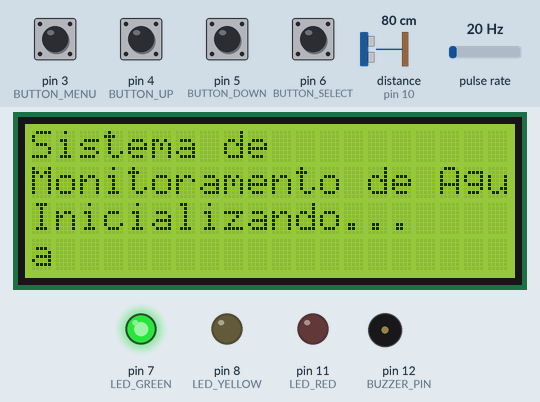
This sketch was run on a simulated Arduino Uno, built with avr-gcc and run on an emulated ATmega328P. Parts: 20×4 character LCD, output pins drawn as LEDs (lit = HIGH), buzzer (waves = sounding). Wiring (inferred from the names in the program): pulse sensor: data pin 2. The test bench sets the inputs (shaded band); at power-on: pin 3 (BUTTON_MENU), pin 4 (BUTTON_UP), pin 5 (BUTTON_DOWN), pin 6 (BUTTON_SELECT) HIGH, distance to the obstacle (sensor on pin 10) 80 cm, pulse rate 20 Hz. The echo pulse lasts 58.3 µs per cm; EEPROM starts erased; what the sketch prints to the serial monitor is not drawn.

Above: at 0.2 s.
3.4 s: distance to the obstacle (sensor on pin 10) set to 73 cm
At 4.4 s:
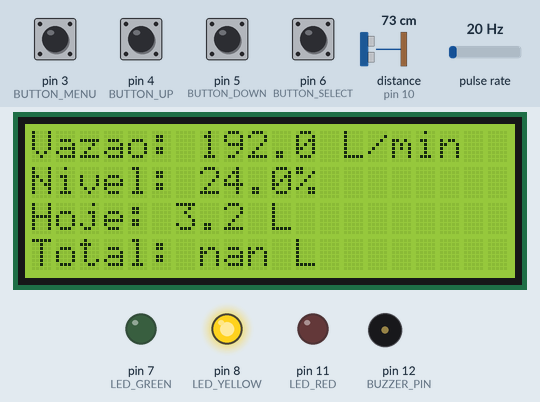
6.4 s: pin 3 (BUTTON_MENU) pulled LOW for 1 s
At 7.33 s:
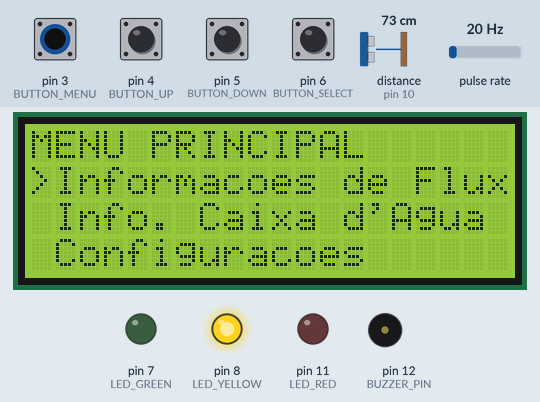
10.4 s: pulse rate (sensor on pin 2) set to 4 Hz
At 11.6 s:
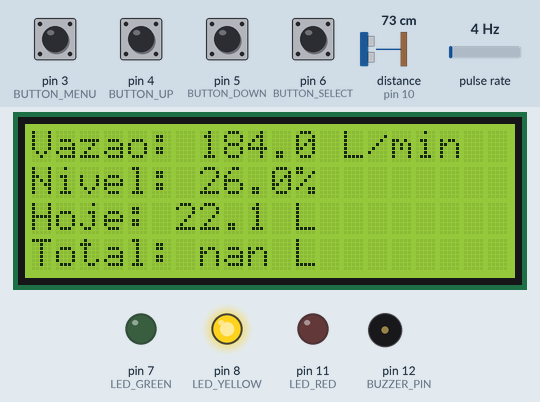
13.4 s: pin 3 (BUTTON_MENU) pulled LOW for 0.15 s
At 14.4 s:
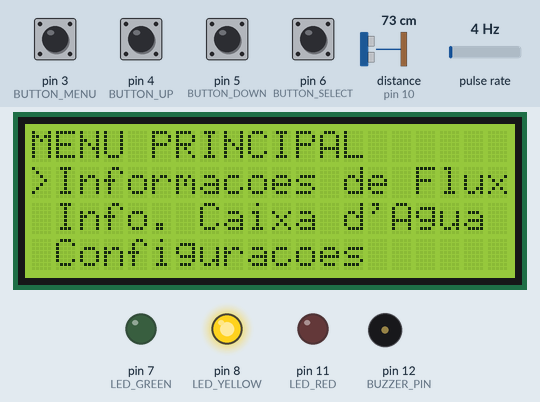
16.5 s: pin 5 (BUTTON_DOWN) pulled LOW for 0.15 s
At 17.2 s:
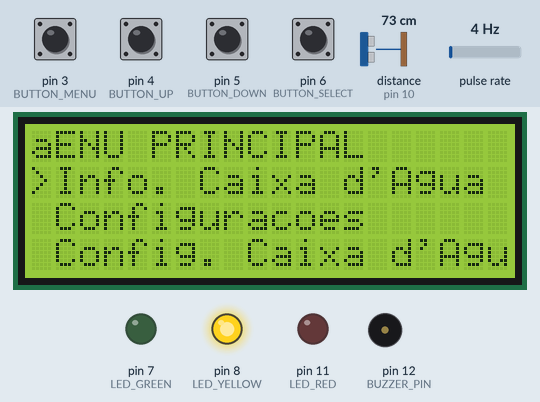
19.6 s: pin 6 (BUTTON_SELECT) pulled LOW for 0.15 s
At 20.8 s:
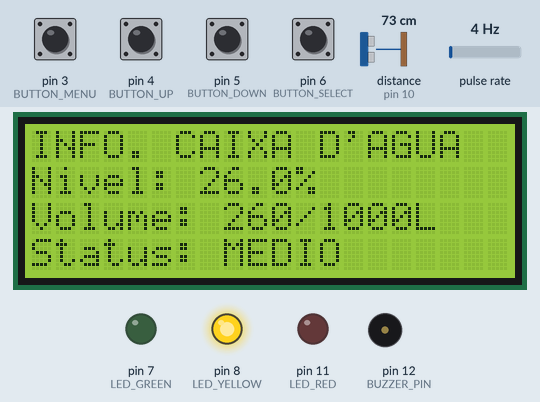
Timing chart, 0 to 22.6 s (numbered marks = the images above; inputs shaded):
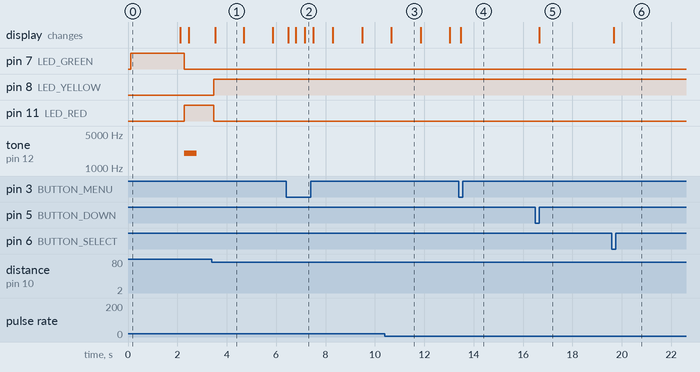

Measured:
- the behaviour switches between 79 and 78 cm on distance to the obstacle (sensor on pin 10) (found by bisection; images 0 and 1)
- after the input at 3.4 s, pin 8 (LED_YELLOW): LOW → HIGH after 0.07 s; pin 11 (LED_RED): HIGH → LOW after 0.07 s; tone on pin 12 (BUZZER_PIN): stops changing and stays silent
- after the input at 6.4 s, the display: changes after 0.09 s (image 2)
- after the input at 13.4 s, the display: changes after 0.08 s (image 4)
- after the input at 16.5 s, the display: changes after 0.16 s (image 5)
- after the input at 19.6 s, the display: changes after 0.06 s (image 6)
- what the display in image 1 shows lasts 1.2 s, from 3.5 s to 4.7 s

The sketch:

arduino-water-tank-sensor.ino
```cpp
/*
 * Sistema Completo de Monitoramento de Água
 * Com Medidor de Fluxo e Sensor de Nível da Caixa d'Água
 *
 * Recursos:
 * - Medição de fluxo de água
 * - Cálculo de volume total
 * - Monitoramento do nível da caixa d'água
 * - Sistema de alertas
 * - Armazenamento em EEPROM
 * - Interface LCD
 *
 * Hardware:
 * - Arduino Mega/Uno
 * - Sensor de fluxo YF-S201
 * - Sensor ultrassônico HC-SR04 (para nível da caixa)
 * - Display LCD 20x4 com I2C
 * - Botões de navegação
 * - LEDs indicadores
 * - Buzzer
 */

#include <Wire.h>
#include <LiquidCrystal_I2C.h>
#include <EEPROM.h>
#include <NewPing.h>

// Definição de pinos
const int FLOW_SENSOR_PIN = 2;  // Sensor de fluxo (interrupção)
const int TRIG_PIN = 9;         // Sensor ultrassônico - Trigger
const int ECHO_PIN = 10;        // Sensor ultrassônico - Echo
const int BUTTON_MENU = 3;      // Botão de menu
const int BUTTON_UP = 4;        // Botão para cima
const int BUTTON_DOWN = 5;      // Botão para baixo
const int BUTTON_SELECT = 6;    // Botão de seleção
const int LED_GREEN = 7;        // LED verde (operação normal)
const int LED_YELLOW = 8;       // LED amarelo (alerta médio)
const int LED_RED = 11;         // LED vermelho (alerta crítico)
const int BUZZER_PIN = 12;      // Buzzer para alarmes

// Configurações do sensor ultrassônico
const int MAX_DISTANCE = 200;   // Distância máxima em cm
NewPing sonar(TRIG_PIN, ECHO_PIN, MAX_DISTANCE);

// Configurações da caixa d'água
const int TANK_HEIGHT = 100;    // Altura da caixa em cm
int tankCapacity = 1000;        // Capacidade da caixa em litros
int tankAlertLow = 20;          // Alerta de nível baixo (%)
int tankAlertMid = 50;          // Alerta de nível médio (%)
int tankAlertHigh = 90;         // Alerta de nível alto (%)
float tankLevel = 0;            // Nível atual da caixa (%)
bool tankAlertsEnabled = true;  // Alertas da caixa ativados

// Endereços EEPROM
const int EEPROM_TOTAL_VOLUME_ADDR = 0;     // 4 bytes para volume total (float)
const int EEPROM_CALIBRATION_ADDR = 4;      // 4 bytes para fator de calibração (float)
const int EEPROM_TANK_CAPACITY_ADDR = 8;    // 2 bytes para capacidade da caixa (int)
const int EEPROM_TANK_ALERT_LOW_ADDR = 10;  // 1 byte para alerta baixo (int)
const int EEPROM_TANK_ALERT_MID_ADDR = 11;  // 1 byte para alerta médio (int)
const int EEPROM_TANK_ALERT_HIGH_ADDR = 12; // 1 byte para alerta alto (int)
const int EEPROM_DAILY_USAGE_ADDR = 13;     // 4 bytes para uso diário (float)
const int EEPROM_LAST_DAY_ADDR = 17;        // 1 byte para último dia registrado

// Variáveis do sensor de fluxo
volatile int pulseCount = 0;
float calibrationFactor = 7.5;  // Padrão: YF-S201 = 7.5 pulsos por litro
float flowRate = 0.0;           // L/min
float totalVolume = 0.0;        // Litros
float previousTotalVolume = 0.0;
float dailyUsage = 0.0;         // Uso diário em litros
unsigned long oldTime = 0;
const unsigned long updateInterval = 1000;  // Atualizar a cada segundo

// Variáveis de detecção de vazamento
bool flowDetected = false;
unsigned long flowStartTime = 0;
const unsigned long leakDetectionTime = 21600000; // 6 horas em milissegundos
bool leakDetected = false;

// Display e interface
LiquidCrystal_I2C lcd(0x27, 20, 4);  // Display 20x4 no endereço 0x27
enum Mode { MAIN, MENU, FLOW_INFO, TANK_INFO, SETTINGS, TANK_SETTINGS, ALERTS };
Mode currentMode = MAIN;
int menuPosition = 0;
int menuItems = 5;  // Número de itens no menu
unsigned long lastButtonPress = 0;
const unsigned long debounceTime = 200;  // Tempo de debounce em ms

// Protótipos de funções
void pulseCounter();
void updateFlowCalculations();
void updateTankLevel();
void checkAlerts();
void updateDisplay();
void handleButtons();
void saveToEEPROM();
void loadFromEEPROM();
void checkDayChange();
void resetDailyUsage();
void checkLeaks();

void setup() {
  // Inicializa comunicação serial
  Serial.begin(9600);

  // Inicializa LCD
  lcd.init();
  lcd.backlight();
  lcd.clear();
  lcd.setCursor(0, 0);
  lcd.print("Sistema de");
  lcd.setCursor(0, 1);
  lcd.print("Monitoramento de Agua");
  lcd.setCursor(0, 2);
  lcd.print("Inicializando...");

  // Inicializa pinos
  pinMode(FLOW_SENSOR_PIN, INPUT);
  digitalWrite(FLOW_SENSOR_PIN, HIGH);  // Ativa pull-up interno

  pinMode(BUTTON_MENU, INPUT_PULLUP);
  pinMode(BUTTON_UP, INPUT_PULLUP);
  pinMode(BUTTON_DOWN, INPUT_PULLUP);
  pinMode(BUTTON_SELECT, INPUT_PULLUP);

  pinMode(LED_GREEN, OUTPUT);
  pinMode(LED_YELLOW, OUTPUT);
  pinMode(LED_RED, OUTPUT);
  pinMode(BUZZER_PIN, OUTPUT);

  // Ativa LED verde
  digitalWrite(LED_GREEN, HIGH);
  digitalWrite(LED_YELLOW, LOW);
  digitalWrite(LED_RED, LOW);

  // Anexa interrupção ao sensor de fluxo
  attachInterrupt(digitalPinToInterrupt(FLOW_SENSOR_PIN), pulseCounter, FALLING);

  // Carrega valores salvos da EEPROM
  loadFromEEPROM();

  delay(2000);  // Exibe mensagem de inicialização por 2 segundos
  lcd.clear();
}

void loop() {
  // Atualiza cálculos de fluxo a cada segundo
  if ((millis() - oldTime) > updateInterval) {
    updateFlowCalculations();
    updateTankLevel();
    checkAlerts();
    checkLeaks();
    checkDayChange();
    oldTime = millis();
  }

  // Trata pressionamentos de botões e interface
  handleButtons();

  // Atualiza display com base no modo atual
  updateDisplay();

  // Salva na EEPROM se o volume mudou significativamente
  if (abs(totalVolume - previousTotalVolume) > 0.1) {
    saveToEEPROM();
    previousTotalVolume = totalVolume;
  }
}

// Função de interrupção para o sensor de fluxo
void pulseCounter() {
  pulseCount++;
}

// Calcula vazão e volume total
void updateFlowCalculations() {
  // Desativa interrupção temporariamente
  detachInterrupt(digitalPinToInterrupt(FLOW_SENSOR_PIN));

  // Calcula vazão (L/min) = (Contagem de pulsos / Fator de calibração) * 60
  flowRate = ((float)pulseCount / calibrationFactor) * (60.0 / (updateInterval / 1000.0));

  // Calcula volume passado neste intervalo
  float volumeInterval = (float)pulseCount / calibrationFactor;

  // Adiciona ao volume total e uso diário
  totalVolume += volumeInterval;
  dailyUsage += volumeInterval;

  // Detecta se há fluxo para monitoramento de vazamentos
  if (pulseCount > 0) {
    if (!flowDetected) {
      flowDetected = true;
      flowStartTime = millis();
    }
  } else {
    flowDetected = false;
  }

  // Reseta contador de pulsos
  pulseCount = 0;

  // Reativa interrupção
  attachInterrupt(digitalPinToInterrupt(FLOW_SENSOR_PIN), pulseCounter, FALLING);

  // Imprime no serial para depuração
  Serial.print("Vazao: ");
  Serial.print(flowRate);
  Serial.print(" L/min, Volume total: ");
  Serial.print(totalVolume);
  Serial.println(" L");
}

// Atualiza o nível da caixa d'água usando o sensor ultrassônico
void updateTankLevel() {
  // Faz 3 leituras e calcula a média para maior precisão
  int distance = 0;
  for (int i = 0; i < 3; i++) {
    delay(50);
    distance += sonar.ping_cm();
  }
  distance /= 3;

  // Se a distância for 0 (sem eco) ou maior que a altura da caixa, ajusta
  if (distance == 0 || distance > TANK_HEIGHT) {
    distance = TANK_HEIGHT;
  }

  // Calcula o nível em porcentagem (invertido, pois a distância é do topo)
  tankLevel = 100.0 * (1.0 - ((float)distance / TANK_HEIGHT));

  Serial.print("Nivel da caixa: ");
  Serial.print(tankLevel);
  Serial.println("%");
}

// Verifica alertas baseados no nível da caixa e vazão
void checkAlerts() {
  // Reseta todos os LEDs
  digitalWrite(LED_GREEN, LOW);
  digitalWrite(LED_YELLOW, LOW);
  digitalWrite(LED_RED, LOW);
  noTone(BUZZER_PIN);

  // Verifica nível da caixa
  if (tankLevel <= tankAlertLow) {
    // Nível crítico
    digitalWrite(LED_RED, HIGH);
    if (tankAlertsEnabled) {
      tone(BUZZER_PIN, 2000, 500);  // Tom agudo por 500ms
    }
  } else if (tankLevel <= tankAlertMid) {
    // Nível médio-baixo
    digitalWrite(LED_YELLOW, HIGH);
  } else {
    // Nível normal
    digitalWrite(LED_GREEN, HIGH);
  }

  // Se houver vazamento detectado, pisca o LED vermelho
  if (leakDetected) {
    if ((millis() / 500) % 2 == 0) {  // Pisca a cada 500ms
      digitalWrite(LED_RED, HIGH);
      if (tankAlertsEnabled) {
        tone(BUZZER_PIN, 1500, 200);
      }
    }
  }
}

// Verifica se há vazamentos (fluxo contínuo por muito tempo)
void checkLeaks() {
  if (flowDetected && (millis() - flowStartTime > leakDetectionTime)) {
    leakDetected = true;
  }
}

// Verifica mudança de dia para resetar o uso diário
void checkDayChange() {
  // Obter o dia atual (simplificado - em sistemas reais usaria RTC)
  int currentDay = (millis() / 86400000) % 30;  // Aproximação do dia do mês

  // Verificar se o dia mudou
  int lastDay;
  EEPROM.get(EEPROM_LAST_DAY_ADDR, lastDay);

  if (currentDay != lastDay) {
    resetDailyUsage();
    EEPROM.put(EEPROM_LAST_DAY_ADDR, currentDay);
  }
}

// Reseta o uso diário
void resetDailyUsage() {
  dailyUsage = 0.0;
  EEPROM.put(EEPROM_DAILY_USAGE_ADDR, dailyUsage);
}

// Atualiza o display LCD com base no modo atual
void updateDisplay() {
  lcd.clear();

  switch (currentMode) {
    case MAIN:
      // Tela principal com informações resumidas
      lcd.setCursor(0, 0);
      lcd.print("Vazao: ");
      lcd.print(flowRate, 1);
      lcd.print(" L/min");

      lcd.setCursor(0, 1);
      lcd.print("Nivel: ");
      lcd.print(tankLevel, 1);
      lcd.print("%");

      lcd.setCursor(0, 2);
      lcd.print("Hoje: ");
      lcd.print(dailyUsage, 1);
      lcd.print(" L");

      lcd.setCursor(0, 3);
      lcd.print("Total: ");
      lcd.print(totalVolume, 1);
      lcd.print(" L");
      break;

    case MENU:
      // Menu principal
      lcd.setCursor(0, 0);
      lcd.print("MENU PRINCIPAL");

      for (int i = 0; i < 3; i++) {
        if (menuPosition + i < menuItems) {
          lcd.setCursor(0, i + 1);
          if (i == 0) lcd.print(">");
          else lcd.print(" ");

          switch (menuPosition + i) {
            case 0:
              lcd.print("Informacoes de Fluxo");
              break;
            case 1:
              lcd.print("Info. Caixa d'Agua");
              break;
            case 2:
              lcd.print("Configuracoes");
              break;
            case 3:
              lcd.print("Config. Caixa d'Agua");
              break;
            case 4:
              lcd.print("Alertas");
              break;
          }
        }
      }
      break;

    case FLOW_INFO:
      // Informações detalhadas de fluxo
      lcd.setCursor(0, 0);
      lcd.print("INFORMACOES DE FLUXO");

      lcd.setCursor(0, 1);
      lcd.print("Vazao: ");
      lcd.print(flowRate, 2);
      lcd.print(" L/min");

      lcd.setCursor(0, 2);
      lcd.print("Uso Hoje: ");
      lcd.print(dailyUsage, 2);
      lcd.print(" L");

      lcd.setCursor(0, 3);
      lcd.print("Total: ");
      lcd.print(totalVolume, 2);
      lcd.print(" L");
      break;

    case TANK_INFO:
      // Informações detalhadas da caixa d'água
      lcd.setCursor(0, 0);
      lcd.print("INFO. CAIXA D'AGUA");

      lcd.setCursor(0, 1);
      lcd.print("Nivel: ");
      lcd.print(tankLevel, 1);
      lcd.print("%");

      // Calcula volume atual na caixa
      float currentVolume = (tankLevel / 100.0) * tankCapacity;
      lcd.setCursor(0, 2);
      lcd.print("Volume: ");
      lcd.print(currentVolume, 0);
      lcd.print("/");
      lcd.print(tankCapacity);
      lcd.print("L");

      // Status da caixa
      lcd.setCursor(0, 3);
      lcd.print("Status: ");
      if (tankLevel <= tankAlertLow) {
        lcd.print("CRITICO");
      } else if (tankLevel <= tankAlertMid) {
        lcd.print("MEDIO");
      } else if (tankLevel <= tankAlertHigh) {
        lcd.print("BOM");
      } else {
        lcd.print("CHEIO");
      }
      break;

    case SETTINGS:
      // Configurações gerais
      lcd.setCursor(0, 0);
      lcd.print("CONFIGURACOES");

      lcd.setCursor(0, 1);
      lcd.print("Calibracao: ");
      lcd.print(calibrationFactor, 1);

      lcd.setCursor(0, 2);
      lcd.print("Detec. Vazamento: ");
      lcd.print(leakDetectionTime / 3600000);
      lcd.print("h");

      lcd.setCursor(0, 3);
      lcd.print("UP/DOWN para ajustar");
      break;

    case TANK_SETTINGS:
      // Configurações da caixa d'água
      lcd.setCursor(0, 0);
      lcd.print("CONFIG. CAIXA D'AGUA");

      lcd.setCursor(0, 1);
      lcd.print("Capacidade: ");
      lcd.print(tankCapacity);
      lcd.print("L");

      lcd.setCursor(0, 2);
      lcd.print("Alertas: ");
      lcd.print(tankAlertLow);
      lcd.print("/");
      lcd.print(tankAlertMid);
      lcd.print("/");
      lcd.print(tankAlertHigh);
      lcd.print("%");

      lcd.setCursor(0, 3);
      lcd.print("Alertas: ");
      lcd.print(tankAlertsEnabled ? "ATIVADOS" : "DESATIVADOS");
      break;

    case ALERTS:
      // Tela de alertas
      lcd.setCursor(0, 0);
      lcd.print("ALERTAS");

      lcd.setCursor(0, 1);
      if (leakDetected) {
        lcd.print("! VAZAMENTO DETECTADO !");
      } else {
        lcd.print("Sem vazamentos");
      }

      lcd.setCursor(0, 2);
      if (tankLevel <= tankAlertLow) {
        lcd.print("! NIVEL CRITICO !");
      } else if (tankLevel <= tankAlertMid) {
        lcd.print("Nivel medio");
      } else {
        lcd.print("Nivel normal");
      }

      lcd.setCursor(0, 3);
      lcd.print("SELECT: Resetar alertas");
      break;
  }
}

// Trata pressionamentos de botões
void handleButtons() {
  // Debounce de botões
  if (millis() - lastButtonPress < debounceTime) {
    return;
  }

  // Botão de menu
  if (digitalRead(BUTTON_MENU) == LOW) {
    lastButtonPress = millis();

    if (currentMode == MAIN) {
      // Entra no menu
      currentMode = MENU;
      menuPosition = 0;
    } else {
      // Volta para a tela principal
      currentMode = MAIN;
    }
  }

  // Botão para cima
  if (digitalRead(BUTTON_UP) == LOW) {
    lastButtonPress = millis();

    switch (currentMode) {
      case MENU:
        // Navega para cima no menu
        menuPosition = (menuPosition > 0) ? menuPosition - 1 : 0;
        break;

      case SETTINGS:
        // Aumenta fator de calibração
        calibrationFactor += 0.1;
        break;

      case TANK_SETTINGS:
        // Aumenta capacidade da caixa
        tankCapacity += 100;
        if (tankCapacity > 10000) tankCapacity = 10000;
        break;
    }
  }

  // Botão para baixo
  if (digitalRead(BUTTON_DOWN) == LOW) {
    lastButtonPress = millis();

    switch (currentMode) {
      case MENU:
        // Navega para baixo no menu
        menuPosition = (menuPosition < menuItems - 1) ? menuPosition + 1 : menuItems - 1;
        break;

      case SETTINGS:
        // Diminui fator de calibração (mínimo 0.1)
        calibrationFactor = max(0.1, calibrationFactor - 0.1);
        break;

      case TANK_SETTINGS:
        // Diminui capacidade da caixa
        tankCapacity -= 100;
        if (tankCapacity < 100) tankCapacity = 100;
        break;
    }
  }

  // Botão de seleção
  if (digitalRead(BUTTON_SELECT) == LOW) {
    lastButtonPress = millis();

    if (currentMode == MENU) {
      // Seleciona item do menu
      switch (menuPosition) {
        case 0:
          currentMode = FLOW_INFO;
          break;
        case 1:
          currentMode = TANK_INFO;
          break;
        case 2:
          currentMode = SETTINGS;
          break;
        case 3:
          currentMode = TANK_SETTINGS;
          break;
        case 4:
          currentMode = ALERTS;
          break;
      }
    } else if (currentMode == ALERTS) {
      // Reseta alertas
      leakDetected = false;
      flowDetected = false;
    } else if (currentMode == TANK_SETTINGS) {
      // Alterna alertas da caixa
      tankAlertsEnabled = !tankAlertsEnabled;
    }
  }
}

// Salva valores na EEPROM
void saveToEEPROM() {
  // Salva volume total
  EEPROM.put(EEPROM_TOTAL_VOLUME_ADDR, totalVolume);

  // Salva fator de calibração
  EEPROM.put(EEPROM_CALIBRATION_ADDR, calibrationFactor);

  // Salva configurações da caixa
  EEPROM.put(EEPROM_TANK_CAPACITY_ADDR, tankCapacity);
  EEPROM.put(EEPROM_TANK_ALERT_LOW_ADDR, tankAlertLow);
  EEPROM.put(EEPROM_TANK_ALERT_MID_ADDR, tankAlertMid);
  EEPROM.put(EEPROM_TANK_ALERT_HIGH_ADDR, tankAlertHigh);

  // Salva uso diário
  EEPROM.put(EEPROM_DAILY_USAGE_ADDR, dailyUsage);

  Serial.println("Dados salvos na EEPROM");
}

// Carrega valores da EEPROM
void loadFromEEPROM() {
  // Carrega volume total
  EEPROM.get(EEPROM_TOTAL_VOLUME_ADDR, totalVolume);
  previousTotalVolume = totalVolume;

  // Carrega fator de calibração (usa padrão se não estiver definido)
  float storedCalibration;
  EEPROM.get(EEPROM_CALIBRATION_ADDR, storedCalibration);
  if (storedCalibration > 0.1) {
    calibrationFactor = storedCalibration;
  }

  // Carrega configurações da caixa
  int storedCapacity;
  EEPROM.get(EEPROM_TANK_CAPACITY_ADDR, storedCapacity);
  if (storedCapacity >= 100 && storedCapacity <= 10000) {
    tankCapacity = storedCapacity;
  }

  byte storedLow, storedMid, storedHigh;
  EEPROM.get(EEPROM_TANK_ALERT_LOW_ADDR, storedLow);
  EEPROM.get(EEPROM_TANK_ALERT_MID_ADDR, storedMid);
  EEPROM.get(EEPROM_TANK_ALERT_HIGH_ADDR, storedHigh);

  if (storedLow > 0 && storedLow < 100) tankAlertLow = storedLow;
  if (storedMid > 0 && storedMid < 100) tankAlertMid = storedMid;
  if (storedHigh > 0 && storedHigh < 100) tankAlertHigh = storedHigh;

  // Carrega uso diário
  EEPROM.get(EEPROM_DAILY_USAGE_ADDR, dailyUsage);

  Serial.println("Dados carregados da EEPROM");
}
```
